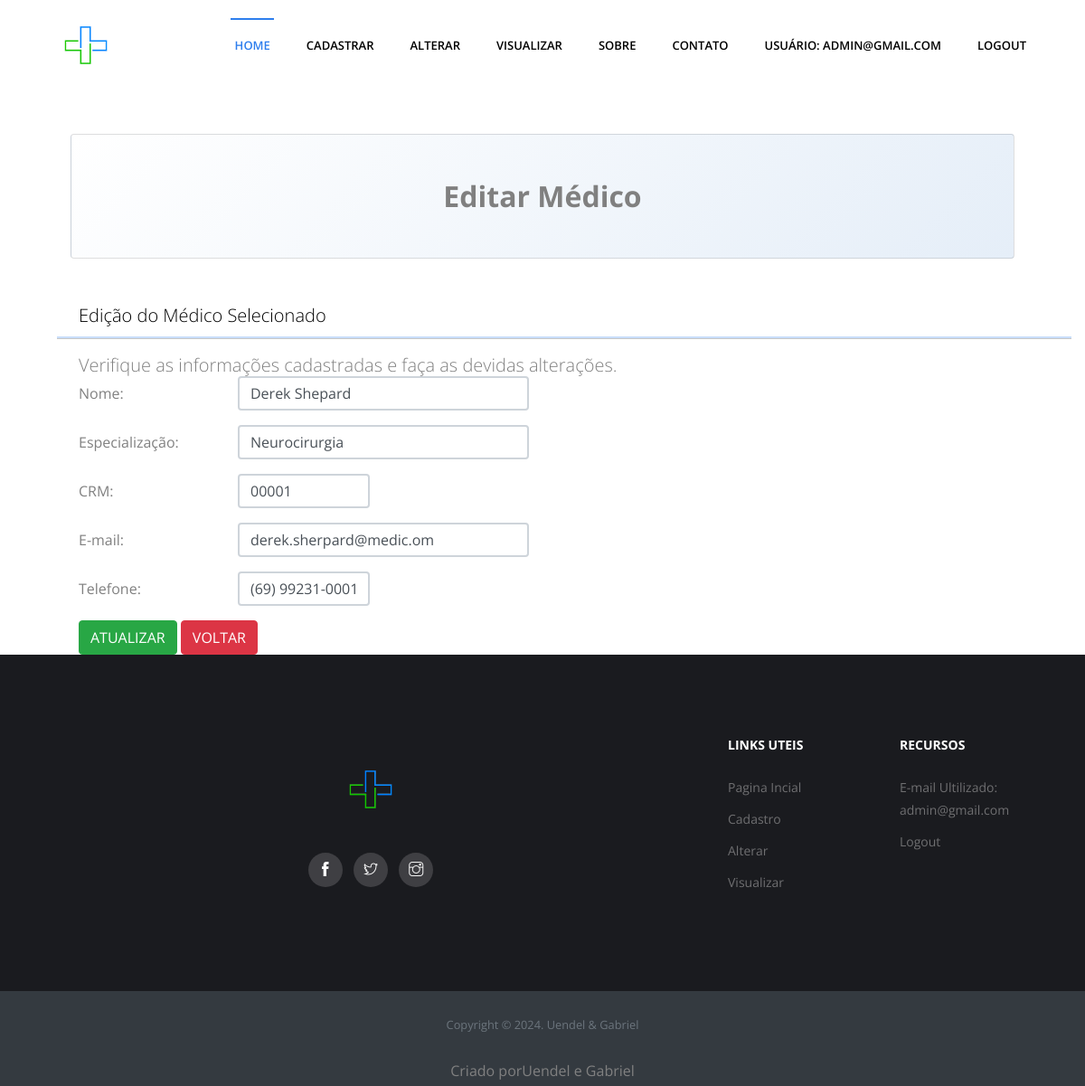
/editar_verificacao/14 (signed in), run on the app's committed database.
### usuarios/models.py (models this page shows)
class Medico(models.Model):
    nome_medico = models.CharField(max_length=200)
    especializacao = models.CharField(max_length=200)
    crm = models.CharField(max_length=10)
    email = models.EmailField(max_length=50)
    telefone = models.CharField(
        max_length=15,
        validators=[RegexValidator(regex=r'^\+?1?\d{9,15}$', message="Número de telefone inválido")])

### usuarios/views.py (the view)
# urls.py: path('editar_verificacao/<int:pk>', views.editar_verificacao, name="editar_verificacao"),
def editar_verificacao(request, pk):
    if request.method =="GET":
        if request.user.is_authenticated:
            lista_medicos = Medico.objects.get(pk=pk)
            dicionario_medico = {'lista_medicos':lista_medicos}
            return render(request, 'usuarios/editar.html', dicionario_medico)
        else:
            return HttpResponse("Fala o login para acessar!")

### usuarios/templates/usuarios/editar.html (shortened to what this page needs)
{% extends 'usuarios/base.html' %}
{% block titulo %}Editar Médico{% endblock %}
{% block conteudo %}
<h3>Edição do Médico Selecionado</h3>
<hr>
<p class="lead">Verifique as informações cadastradas e faça as devidas alterações.</p>
<form action="{% url 'editar' lista_medicos.pk %}" method="POST">
    <div class="form-group row mb-3">
        <label for="medicoNome" class="col-sm-2 col-form-label">Nome:</label>
        <div class="col-sm-4">
            <input type="text" class="form-control border-2" id="medicoNome" name="nome_medico" value="{{ lista_medicos.nome_medico }}">
        </div>
    </div>
    <div class="form-group row mb-3">
        <label for="medicoEspecialidade" class="col-sm-2 col-form-label">Especialização:</label>
        <div class="col-sm-4">
            <input type="text" class="form-control border-2" id="medicoEspecialidade" name="especializacao" value="{{ lista_medicos.especializacao }}">
        </div>
    </div>
    <div class="form-group row mb-3">
        <label for="medicoCrm" class="col-sm-2 col-form-label">CRM:</label>
        <div class="col-sm-2">
            <input type="text" class="form-control border-2" id="medicoCrm" name="crm" value="{{ lista_medicos.crm }}">
        </div>
    </div>
    <div class="form-group row mb-3">
        <label for="medicoEmail" class="col-sm-2 col-form-label">E-mail:</label>
        <div class="col-sm-4">
            <input type="email" class="form-control border-2" id="medicoEmail" name="email" value="{{ lista_medicos.email }}">
        </div>
    </div>
    <div class="form-group row mb-3">
        <label for="medicoFone" class="col-sm-2 col-form-label">Telefone:</label>
        <div class="col-sm-2">
            <input type="text" class="form-control border-2" id="medicoFone" name="telefone" value="{{ lista_medicos.telefone }}"
                   placeholder="(99) 99999-9999"
                   oninput="formatPhoneNumber(this)">
        </div>
    </div>
    <div class="update">
        <button type="submit" class="btn btn-success">Atualizar</button>
        <a href="{% url 'alterar' %}" class="btn btn-danger">Voltar</a>
    </div>
</form>
{% endblock %}

### usuarios/templates/usuarios/base.html (shortened to what this page needs)
{% load static %}
<!DOCTYPE html>
<html lang="pt-br">
<head>
    <link href="{% static 'css/bootstrap.min.css' %}" rel="stylesheet">
    <link href="https://cdn.jsdelivr.net/npm/bootstrap@5.0.2/dist/css/bootstrap.min.css" rel="stylesheet">
    <link rel="stylesheet" href="{% static 'plugins/bootstrap/bootstrap.min.css' %}">
    <link rel="stylesheet" href="{% static 'plugins/themify-icons/themify-icons.css' %}">
    <link rel="stylesheet" href="{% static 'plugins/slick/slick.css' %}">
    <link rel="stylesheet" href="{% static 'plugins/slick/slick-theme.css' %}">
    <link rel="stylesheet" href="{% static 'plugins/fancybox/jquery.fancybox.min.css' %}">
    <link rel="stylesheet" href="{% static 'plugins/aos/aos.css' %}">
    <link href="{% static 'css/style.css' %}" rel="stylesheet">
</head>
<body>
    <nav class="navbar main-nav navbar-expand-lg px-2 px-sm-0 py-2 py-lg-0">
        <div class="container">
          <a class="navbar-brand" href="{% url 'home' %}">
            <img class="logo" src="{% static 'images/logo.jpg' %}" alt="logo">
          </a>
          <div class="collapse navbar-collapse" id="navbarNav">
            {% if user.is_authenticated %}
                <ul class="navbar-nav ml-auto">
                    <li class="nav-item active">
                        <a class="nav-link" href="{% url 'home' %}">Home</a>
                    </li>
                    <li class="nav-item">
                        <a class="nav-link" href="{% url 'lancar' %}">Cadastrar</a>
                    </li>
                    <li class="nav-item">
                        <a class="nav-link" href="{% url 'alterar' %}">Alterar</a>
                    </li>
                    <li class="nav-item">
                        <a class="nav-link" href="{% url 'visualizar' %}">Visualizar</a>
                    </li>
                    <li class="nav-item">
                        <a class="nav-link" href="{% url 'sobre' %}">Sobre</a>
                    </li>
                    <li class="nav-item">
                        <a class="nav-link" href="{% url 'contatos' %}">Contato</a>
                    </li>
                    <li class="nav-item">
                        <a class="nav-link" href="#">Usuário: {{ user.email }}</a>
                    </li>
                    <li class="nav-item">
                        <a class="nav-link" href="{% url 'logout' %}">Logout</a>
                    </li>
                </ul>
            {% endif %}
          </div>
        </div>
      </nav>
    <div class="container px-4 px-lg-5">
        <div class="card text-black my-5 py-4 text-center" style="background: linear-gradient(135deg, #ffffff, #e5eef8);">
            <div class="card-body">
                <p class="text-back m-0" style="font-size: 2rem; font-weight: bold; line-height: 1.5;">
                    {% block titulo %}Seja bem-vindo(a) {{ user.first_name }} ao Guia Médico, aqui encontrará os profissionais disponíveis.{% endblock %}
                </p>
            </div>
        </div>
        <div class="row gx-4 gx-lg-5">
            {% block conteudo %}{% endblock %}
        </div>
    </div>
    <footer>
        <div class="footer-main">
          <div class="container">
            <div class="row">
                <div class="col-lg-4 col-md-12 m-md-auto align-self-center text-center">
                    <div class="block">
                        <a href="index.html"><img class="logo" src="{% static 'images/logoSemFundo.png' %}" alt="footer-logo"></a>
                        <ul class="social-icon list-inline justify-content-center">
                            <li class="list-inline-item">
                                <a href="#"><i class="ti-facebook"></i></a>
                            </li>
                            <li class="list-inline-item">
                                <a href="#"><i class="ti-twitter"></i></a>
                            </li>
                            <li class="list-inline-item">
                                <a href="#"><i class="ti-instagram"></i></a>
                            </li>
                        </ul>
                    </div>
                </div>
              {% if user.is_authenticated %}
              <div class="col-lg-2 col-md-3 col-6 mt-5 mt-lg-0">
                <div class="block-2">
                  <h6>Links uteis</h6>
                    <ul>
                        <li><a href="{% url 'home' %}">Pagina Incial</a></li>
                        <li><a href="{% url 'lancar' %}">Cadastro</a></li>
                        <li><a href="{% url 'alterar' %}">Alterar</a></li>
                        <li><a href="{% url 'visualizar' %}">Visualizar</a></li>
                    </ul>
                </div>
              </div>
              <div class="col-lg-2 col-md-3 col-6 mt-5 mt-lg-0">
                <div class="block-2">
                  <h6>Recursos</h6>
                  <ul>
                    <li><a href="#">E-mail Ultilizado: {{ user.email }}</a></li>
                    <li><a href="{% url 'logout' %}">Logout</a></li>
                  </ul>
                </div>
              </div>
              {% endif %}
            </div>
          </div>
        </div>
        <div class="text-center bg-dark py-4">
          <small class="text-secondary">Copyright &copy; <script>document.write(new Date().getFullYear())</script>. Uendel &amp; Gabriel</small class="text-secondary">
        </div>
          <div class="text-center bg-dark py-1">
              <small> <p>Criado por<a href="#">Uendel e Gabriel</a></p></small class="text-secondary">
           </div>
      </footer>
</body>
</html>

### static/css/style.css (style rules this page uses)
body { font-family: "Open Sans", sans-serif; -webkit-font-smoothing: antialiased; }
h1, h2, h3, h4, h5, h6 { font-family: "Open Sans", sans-serif; color: #000; font-weight: 300; }
h3 { font-size: 20px; line-height: 30px; }
p, li, blockquote, label { font-size: 16px; letter-spacing: 0; line-height: 25px; color: #808080; margin-bottom: 0; }
.logo { width: 100px; height: auto; }
body { overflow-x: hidden; }
a { font-size: inherit; color: inherit; }
.btn { text-transform: uppercase; }
.main-nav { background: #fff; z-index: 1; }
.main-nav .navbar-brand { padding: 0; }
.main-nav .navbar-nav .nav-item { position: relative; font-family: "Open Sans", sans-serif; }
.main-nav .navbar-nav .nav-item .nav-link { position: relative; text-align: center; font-size: 13px; text-transform: uppercase; font-weight: 600; color: #000; padding-left: 20px; padding-right: 20px; line-height: 45px; }
.main-nav .navbar-nav .nav-item.active .nav-link { color: #2e7eed; }
.main-nav .navbar-nav .nav-item.active .nav-link:before { content: ''; background: #2e7eed; width: 60%; height: 2px; position: absolute; top: 0; left: 20%; }
.footer-main { padding: 92px 0; background: #1a1b1f; }
.footer-main .block img { margin-bottom: 20px; }
.footer-main .block ul.social-icon li a { text-decoration: none; display: block; width: 38px; height: 38px; border-radius: 100%; background: #3f3f43; color: #fff; text-align: center; line-height: 38px; }
.footer-main .block-2 h6 { font-weight: bold; font-size: 14px; text-transform: uppercase; color: #fff; margin-bottom: 25px; }
.footer-main .block-2 ul { padding: 0; }
.footer-main .block-2 ul li { margin-bottom: 10px; list-style: none; }
.footer-main .block-2 ul li a { font-size: 14px; color: #6f6f71; transition: .2s ease; }
hr { display: block; height: 2px; border: 0; border-top: 2px solid #2e7eed; margin: 1em 0; padding: 0; }

### data on the page
Medico: nome_medico "Derek Shepard", especializacao "Neurocirurgia", crm "00001", email "derek.sherpard@medic.om", telefone "(69) 99231-0001"

### other printed values
{{ user.email }} "ADMIN@GMAIL.COM"
{{ user.email }} "admin@gmail.com"
